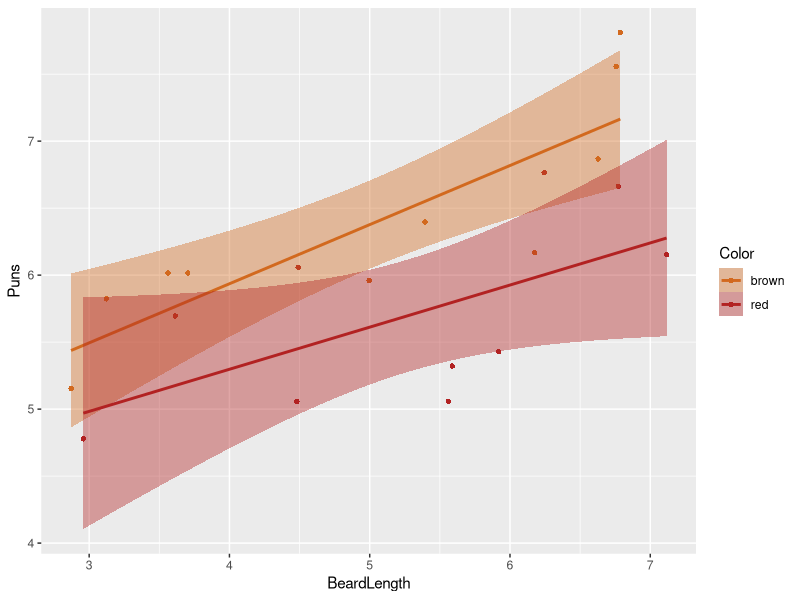
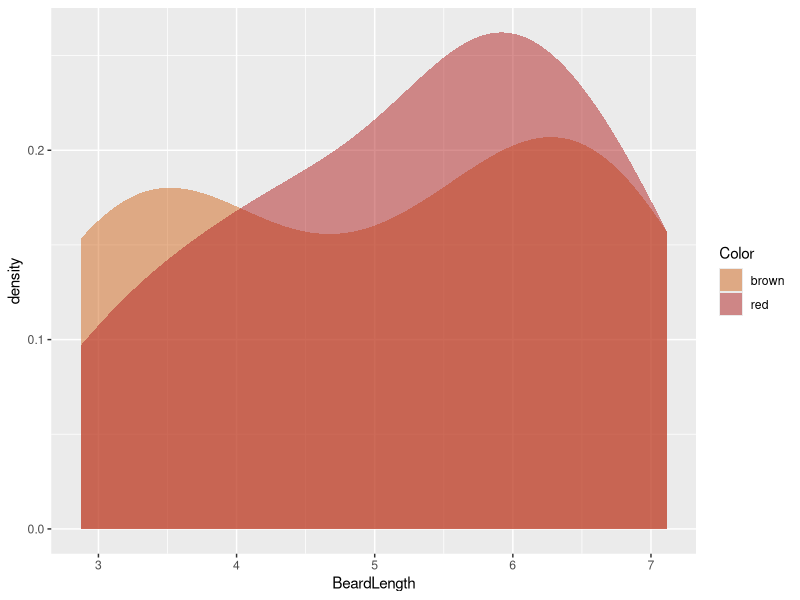
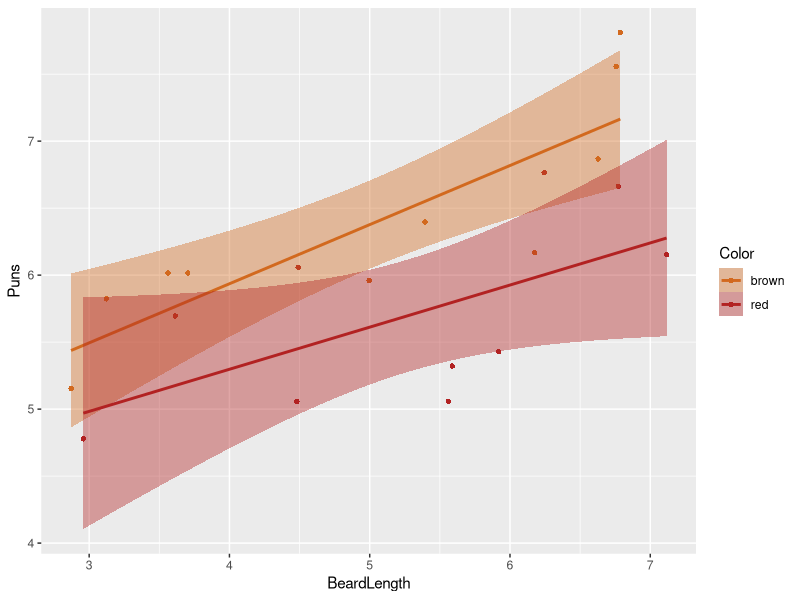
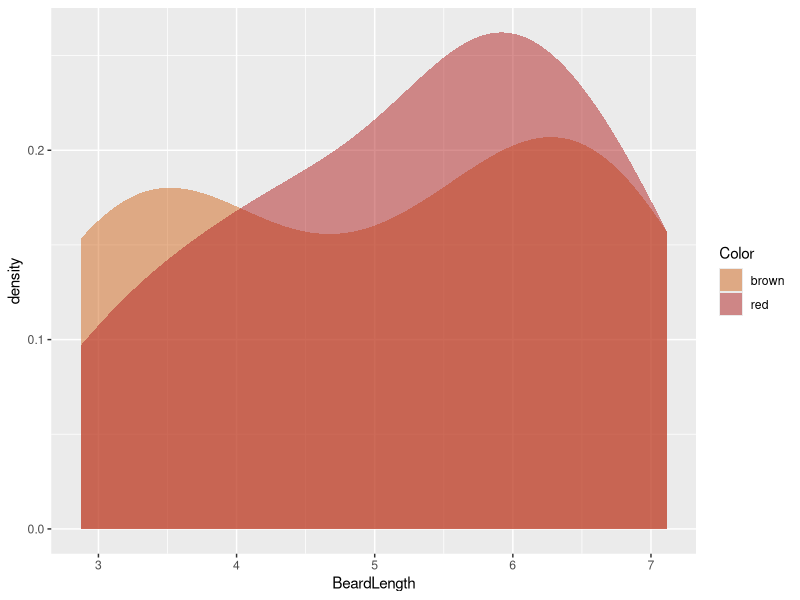

Source code (R) for these figures, in order:


library(tidyverse)

# theme_set(theme_bw() +
#             theme(panel.border = element_blank(), panel.grid.major = element_blank(),
#                   panel.grid.minor = element_blank(),
#                   axis.line = element_line(colour = "black")))



X <- data.frame(BeardLength = rnorm(20, 5), Puns = c(runif(10, 2, 4), runif(10, 3, 5)), Color = rep(c("red", "brown"), each = 10)) %>%
  mutate(Puns = 0.5*BeardLength + Puns)

X

X %>% 
  ggplot(aes(x = BeardLength, y = Puns, col = Color)) +
    geom_point(fill = NA, pch = 16) +
    geom_smooth(aes(fill = Color), method = 'lm') +
    scale_color_manual(values = c("chocolate", "firebrick")) +
    scale_fill_manual(values = c("chocolate", "firebrick")) +
    # theme_bw() +
    # theme(panel.border = element_blank(), panel.grid.major = element_blank(),
    #       panel.grid.minor = element_blank(),
    #       axis.line = element_line(colour = "black")) +
  NULL
ggsave("./figs/Plot1.pdf", width = 3.25, height = 3, useDingbats = FALSE)

X %>%
  ggplot(aes(x = BeardLength, fill = Color)) +
  geom_density(alpha = 0.5, col = NA) +
  scale_fill_manual(values = c("chocolate", "firebrick"))
ggsave("./figs/Plot2.pdf", width = 3.25, height = 3)


